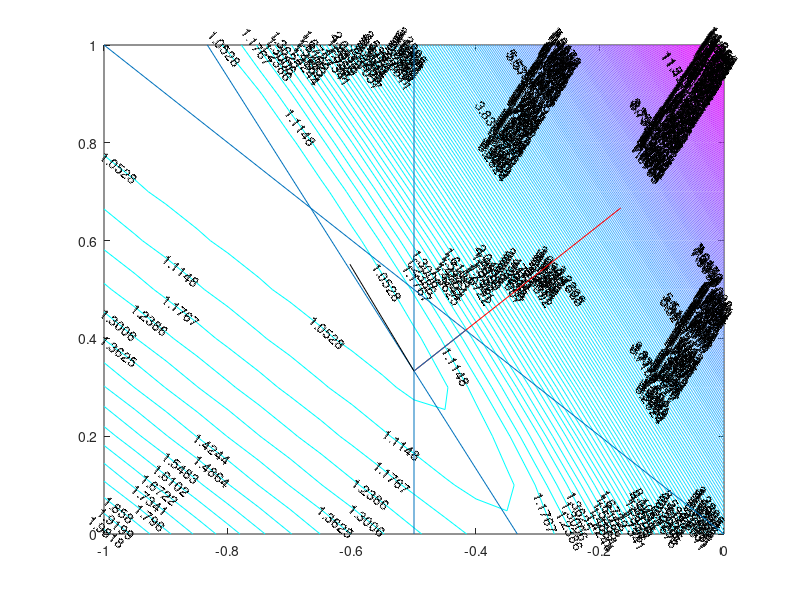

MATLAB code to generate this figure:
% draw gradient contour
function egdrawcontourNN()
[X,Y] = meshgrid(-1:.05:0,0:.1:1);
Z=der(X,Y);
% mesh(X,Y,Z)
[C,h] = contour(X,Y,Z);
set(h,'ShowText','on','LevelStep',get(h,'LevelStep')*0.05)
colormap cool
hold on
line([0,-1],[0,1])
line([-0.5,-0.5],[0,1])
% line([-1,0],[0,2/3])
line([-1/3,-5/6],[0,1])
g=gradient(-0.5,1/3);
gf=FM(-0.5,1/3);
gn=newton(-0.5,1/3);
H=line([-0.5,g(1)-0.5],[1/3,g(2)+1/3]);
 set(H,'Color','red')
H=line([-0.5,gf(1)-0.5],[1/3,gf(2)+1/3]);
 set(H,'Color','black')
line([-0.5,gn(1)-0.5],[1/3,gn(2)+1/3]);
der(-0.5,1/3)
end
function Z=der(X,Y)
Z1=1-X-Y;
Z1(Z1<0)=0;
Z2=1+X+Y;
Z2(Z2<0)=0;
Z3=0.5+X;
Z3(Z3<0)=0;
% Z4=-2-2*X+3*Y;
Z4=2+6*X+3*Y;
Z4(Z4<0)=0;
Z=Z1.*Z1+Z2.*Z2+Z3.*Z3+Z4.*Z4;
Z=Z./2
end

function g=gradient(x,y)
% A=[1,1;-1,-1;1,0;2,-3];
% b=[1;1;-0.5;-2];
A=[1,1;-1,-1;-1,0;-6,-3];
b=[1;1;0.5;2];
bA=b-A*[x;y];
bA(bA<0)=0;
g=A'*bA;
end

function gf=FM(x,y)
% A=[1,1;-1,-1;1,0;2,-3];
% b=[1;1;-0.5;-2];
A=[1,1;-1,-1;-1,0;-6,-3];
b=[1;1;0.5;2];
bA=b-A*[x;y];
bA(bA<0)=0;
g=A'*bA;
gf=inv(A'*A)*g
end

function gn=newton(x,y)
% A=[1,1;-1,-1;1,0;2,-3];
% b=[1;1;-0.5;-2];
A=[1,1;-1,-1;-1,0;-6,-3];
b=[1;1;0.5;2];
bA=b-A*[x;y];
NA=(bA>0);
AI=A(NA,:);
rI=b(NA)-AI*[x;y];
g=AI'*rI;
gn=(AI'*AI)\g
end